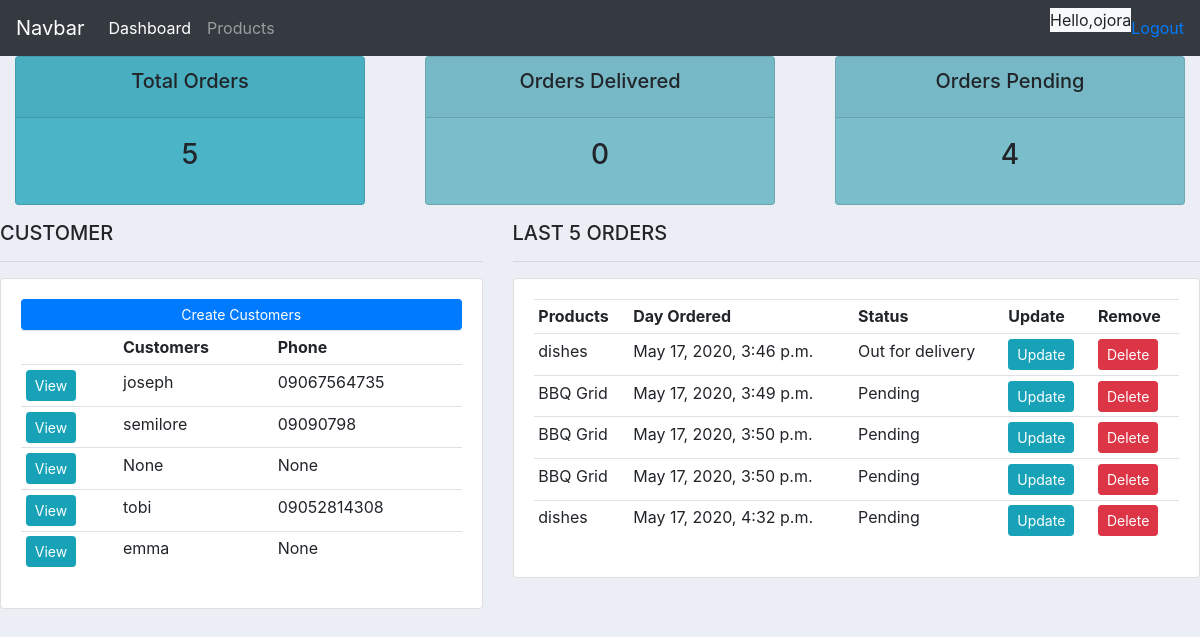
The app's page / (signed in) with its own data.
### accounts/models.py (models this page shows, shortened)
class Customer(models.Model):
    user = models.OneToOneField(User, blank = True , null = True,on_delete=models.CASCADE)
    name = models.CharField(max_length=200 , null = True)
    phone = models.CharField(max_length=200 , null = True)
    email = models.CharField(max_length=200 , null = True)
    profile_pic = models.ImageField(default = 'download.png' , null = True , blank = True)
    date_created = models.DateTimeField(auto_now_add=True , null = True)

class Order(models.Model):
    STATUS = (
        ('Pending','Pending'),
        ('Out for delivery','Out for delivery'),
        ('Delivered ','Delivered'),
    )
    customer =models.ForeignKey(Customer, null=True,on_delete=models.SET_NULL)
    products =models.ForeignKey(Products, null=True,on_delete=models.SET_NULL)
    date_created =  models.DateTimeField(auto_now_add=True , null = True)
    status =  models.CharField(max_length=200 , null = True,choices=STATUS)
    note = models.CharField(max_length=200 , null = True)

class  Products(models.Model):
    CATEGORY = (
        ('Indoor','Indoor'),
        ('Out Door' , 'Out Door'),
    )
    name=  models.CharField(max_length=200 , null = True)
    price = models.FloatField(null= True)
    category =  models.CharField(max_length=200 , null = True, choices=CATEGORY)
    description =  models.CharField(max_length=200 ,blank=True, null = True)
    date_created =   models.DateTimeField(auto_now_add=True ,null = True)
    tags = models.ManyToManyField(Tag)
    def __str__(self):
        return self.name

### accounts/decorators.py (the view)
    def wrapper_function(request,*args,**kwargs):
        group = None
        if request.user.groups.exists():
            group = request.user.groups.all()[0].name
        if group == 'customer':
            return redirect('user-page')
        if group == 'admin':
            return view_func(request,*args,**kwargs)

### accounts/views.py (called while the page is built)
@login_required(login_url='login')
@admin_only
def home(request):
    orders = Order.objects.all()
    customers = Customer.objects.all()
    total_customers = customers.count()
    total_orders = orders.count()
    delivered = orders.filter(status='Delivered').count()
    pending = orders.filter(status='Pending').count()
    context = {
        'orders':orders,
        'customers':customers,
        'total_customers':total_customers,
        'total_orders':total_orders,
        'delivered':delivered,
        'pending':pending
    }
    return render(request, 'accounts/dashboard.html',context)

### accounts/templates/accounts/dashboard.html (shortened to what this page needs)
{% extends 'accounts/main.html' %}
{% block content %}
{% include 'accounts/status.html' %}
<div class="row">
    <div class="col-md-5">
        <h5>CUSTOMER</h5>
        <hr>
        <div class="card card-body">
            <a class="btn btn-primary btn-sm btn-block" href="  ">Create Customers </a>
            <table class="table table-sm">
                <tr>
                    <th></th>
                    <th>Customers</th>
                    <th>Phone</th>
                </tr>
                {% for customer in customers  %}
                    <tr>
                        <td><a class="btn btn-sm btn-info" href="{% url 'customers' customer.id %}">View</a></td>
                        <td> {{customer.name}} </td>
                        <td> {{customer.phone}} </td>
                    </tr>
                {% endfor %}
            </table>
        </div>
    </div>
    <div class="col-md-7">
        <h5>LAST 5 ORDERS</h5>
        <hr>
        <div class="card card-body">
            <table class="table table-sm">
                <tr>
                    <th>Products</th>
                    <th>Day Ordered</th>
                    <th>Status</th>
                    <th>Update</th>
                    <th>Remove</th>
                </tr>
                {% for order in orders  %}
                    <tr>
                        <td> {{order.products}} </td>
                        <td> {{order.date_created}} </td>
                        <td> {{order.status}} </td>
                        <td><a class="btn btn-sm btn-info" href=" {% url 'update_order' order.id %} ">Update</a></td>
                        <td><a class="btn btn-sm btn-danger" href="{% url 'delete_order' order.id %} ">Delete</a> </td>
                    </tr>
                {% endfor %}
            </table>
        </div>
    </div>
</div>
{% endblock  %}

### accounts/templates/accounts/main.html (shortened to what this page needs)
{% load static  %}
<!DOCTYPE html>
<html lang="en">
<head>
    <link rel="stylesheet" href="https://stackpath.bootstrapcdn.com/bootstrap/4.4.1/css/bootstrap.min.css">
    <link rel="stylesheet" href="{% static 'css/main.css' %}">
</head>
<body>
    {% include 'accounts/navbar.html' %}
    {% block content %}
    {% endblock  %}
</body>
</html>

### accounts/templates/accounts/navbar.html (shortened to what this page needs)
{% load static %}
<nav class="navbar navbar-expand-lg navbar-dark bg-dark">
  <a class="navbar-brand" href="#">Navbar</a>
  <div class="collapse navbar-collapse" id="navbarNav">
    <ul class="navbar-nav">
      {% if request.user.is_staff %}
      <li class="nav-item active">
        <a class="nav-link" href="{% url 'home' %}">Dashboard</a>
      </li>
      <li class="nav-item">
        <a class="nav-link" href="{% url 'products' %}">Products</a>
      </li>
      {% else %}
      <li class="nav-item">
        <a class="nav-link" href="{% url 'account' %}">Settings</a>
      </li>
      {% endif %}
    </ul>
  </div>
  <p class="bg bg-sm bg-light">Hello,{{request.user}} </p>
  <span><a href=" {% url 'logout' %}">Logout</a></span>
</nav>

### accounts/templates/accounts/status.html
<div class="row">
    <div class="col">
        <div class="col-md">
            <div class="card text-center mb-3" id="total-orders">
                <div class="card-header">
                    <h5 class="card-title">Total Orders</h5>
                </div>
                <div class="card-body">
                    <h3 class="card-title"> {{total_orders}} </h3>
                </div>
            </div>
        </div>
    </div>
    <div class="col">
        <div class="col-md">
            <div class="card text-center mb-3" id="orders-delivered">
                <div class="card-header">
                    <h5 class="card-title">Orders Delivered</h5>
                </div>
                <div class="card-body">
                    <h3 class="card-title"> {{delivered}} </h3>
                </div>
            </div>
        </div>
    </div>
    <div class="col">
        <div class="col-md">
            <div class="card text-center mb-3" id="orders-pending">
                <div class="card-header">
                    <h5 class="card-title">Orders Pending</h5>
                </div>
                <div class="card-body">
                    <h3 class="card-title"> {{pending}} </h3>
                </div>
            </div>
        </div>
    </div>
</div>

### accounts/static/css/main.css (style rules this page uses)
body { background-color: #ebeff5; }
#total-orders { background-color: #4cb4c7; }
#orders-delivered { background-color: #7abecc; }
#orders-pending { background-color: #7abecc; }

### records on screen
Customer: name "joseph", phone "09067564735"
Customer: name "semilore", phone "09090798"
Customer: name "None", phone "None"
Customer: name "tobi", phone "09052814308"
Customer: name "emma", phone "None"
Order: products "dishes", date_created "May 17, 2020, 3:46 p.m.", status "Out for delivery"
Order: products "BBQ Grid", date_created "May 17, 2020, 3:49 p.m.", status "Pending"
Order: products "BBQ Grid", date_created "May 17, 2020, 3:50 p.m.", status "Pending"
Order: products "BBQ Grid", date_created "May 17, 2020, 3:50 p.m.", status "Pending"
Order: products "dishes", date_created "May 17, 2020, 4:32 p.m.", status "Pending"

### other values on screen
{{ request.user }} "ojora"
{{ total_orders }} "5"
{{ delivered }} "0"
{{ pending }} "4"
